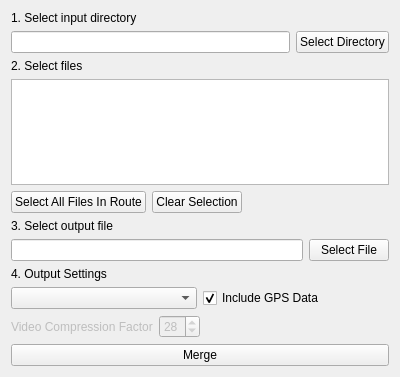
<?xml version="1.0" encoding="UTF-8"?>
<ui version="4.0">
 <class>ClipMergeWidget</class>
 <widget class="QWidget" name="ClipMergeWidget">
  <property name="geometry">
   <rect>
    <x>0</x>
    <y>0</y>
    <width>400</width>
    <height>377</height>
   </rect>
  </property>
  <property name="windowTitle">
   <string>Clip Merge</string>
  </property>
  <layout class="QVBoxLayout" name="verticalLayout">
   <item>
    <widget class="QLabel" name="inputDirLabel">
     <property name="text">
      <string>1. Select input directory</string>
     </property>
    </widget>
   </item>
   <item>
    <layout class="QHBoxLayout" name="horizontalLayout">
     <item>
      <widget class="QLineEdit" name="inputDirEdit"/>
     </item>
     <item>
      <widget class="QPushButton" name="inputDirButton">
       <property name="text">
        <string>Select Directory</string>
       </property>
      </widget>
     </item>
    </layout>
   </item>
   <item>
    <widget class="QLabel" name="inputFilesLabel">
     <property name="text">
      <string>2. Select files</string>
     </property>
    </widget>
   </item>
   <item>
    <widget class="QTableView" name="inputFileView"/>
   </item>
   <item>
    <layout class="QHBoxLayout" name="horizontalLayout_2">
     <item>
      <widget class="QPushButton" name="matchingInputFileButton">
       <property name="text">
        <string>Select All Files In Route</string>
       </property>
      </widget>
     </item>
     <item>
      <widget class="QPushButton" name="clearSelectedInputFilesButton">
       <property name="text">
        <string>Clear Selection</string>
       </property>
      </widget>
     </item>
     <item>
      <spacer name="horizontalSpacer">
       <property name="orientation">
        <enum>Qt::Horizontal</enum>
       </property>
       <property name="sizeHint" stdset="0">
        <size>
         <width>40</width>
         <height>20</height>
        </size>
       </property>
      </spacer>
     </item>
    </layout>
   </item>
   <item>
    <widget class="QLabel" name="outputDirLabel">
     <property name="text">
      <string>3. Select output file</string>
     </property>
    </widget>
   </item>
   <item>
    <layout class="QHBoxLayout" name="horizontalLayout_3">
     <item>
      <widget class="QLineEdit" name="outputFileEdit"/>
     </item>
     <item>
      <widget class="QPushButton" name="outputFileButton">
       <property name="text">
        <string>Select File</string>
       </property>
      </widget>
     </item>
    </layout>
   </item>
   <item>
    <widget class="QLabel" name="settingsLabel">
     <property name="text">
      <string>4. Output Settings</string>
     </property>
    </widget>
   </item>
   <item>
    <layout class="QHBoxLayout" name="horizontalLayout_4">
     <item>
      <widget class="QComboBox" name="videoEncodeComboBox"/>
     </item>
     <item>
      <widget class="QCheckBox" name="includeGpsCheckBox">
       <property name="text">
        <string>Include GPS Data</string>
       </property>
       <property name="checked">
        <bool>true</bool>
       </property>
      </widget>
     </item>
    </layout>
   </item>
   <item>
    <layout class="QHBoxLayout" name="horizontalLayout_5">
     <item>
      <widget class="QLabel" name="compressionLabel">
       <property name="enabled">
        <bool>false</bool>
       </property>
       <property name="text">
        <string>Video Compression Factor</string>
       </property>
      </widget>
     </item>
     <item>
      <widget class="QSpinBox" name="compFactorSpinBox">
       <property name="enabled">
        <bool>false</bool>
       </property>
       <property name="maximum">
        <number>51</number>
       </property>
       <property name="value">
        <number>28</number>
       </property>
      </widget>
     </item>
     <item>
      <spacer name="horizontalSpacer_2">
       <property name="orientation">
        <enum>Qt::Horizontal</enum>
       </property>
       <property name="sizeHint" stdset="0">
        <size>
         <width>40</width>
         <height>20</height>
        </size>
       </property>
      </spacer>
     </item>
    </layout>
   </item>
   <item>
    <widget class="QPushButton" name="mergeButton">
     <property name="text">
      <string>Merge</string>
     </property>
    </widget>
   </item>
  </layout>
 </widget>
 <resources/>
 <connections>
  <connection>
   <sender>clearSelectedInputFilesButton</sender>
   <signal>released()</signal>
   <receiver>inputFileView</receiver>
   <slot>clearSelection()</slot>
   <hints>
    <hint type="sourcelabel">
     <x>20</x>
     <y>20</y>
    </hint>
    <hint type="destinationlabel">
     <x>20</x>
     <y>20</y>
    </hint>
   </hints>
  </connection>
 </connections>
</ui>
